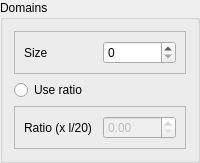
               <widget class="QGroupBox" name="groupBox_11">
                <property name="title">
                 <string>Domains</string>
                </property>
                <layout class="QGridLayout" name="gridLayout_19">
                 <item row="0" column="0">
                  <widget class="QFrame" name="frame_5">
                   <property name="frameShape">
                    <enum>QFrame::StyledPanel</enum>
                   </property>
                   <property name="frameShadow">
                    <enum>QFrame::Raised</enum>
                   </property>
                   <layout class="QGridLayout" name="gridLayout_17">
                    <item row="0" column="0">
                     <widget class="QLabel" name="label_13">
                      <property name="text">
                       <string>Size</string>
                      </property>
                     </widget>
                    </item>
                    <item row="0" column="1">
                     <widget class="QSpinBox" name="domainSize"/>
                    </item>
                   </layout>
                  </widget>
                 </item>
                 <item row="1" column="0">
                  <widget class="QRadioButton" name="useRatio">
                   <property name="text">
                    <string>Use ratio</string>
                   </property>
                  </widget>
                 </item>
                 <item row="2" column="0">
                  <widget class="QFrame" name="frame_6">
                   <property name="frameShape">
                    <enum>QFrame::StyledPanel</enum>
                   </property>
                   <property name="frameShadow">
                    <enum>QFrame::Raised</enum>
                   </property>
                   <layout class="QGridLayout" name="gridLayout_18">
                    <item row="0" column="0">
                     <widget class="QLabel" name="label_14">
                      <property name="text">
                       <string>Ratio (x l/20)</string>
                      </property>
                     </widget>
                    </item>
                    <item row="0" column="1">
                     <widget class="QDoubleSpinBox" name="ratioDomain">
                      <property name="enabled">
                       <bool>false</bool>
                      </property>
                      <property name="maximum">
                       <double>100.000000000000000</double>
                      </property>
                      <property name="singleStep">
                       <double>0.010000000000000</double>
                      </property>
                     </widget>
                    </item>
                   </layout>
                  </widget>
                 </item>
                </layout>
               </widget>
